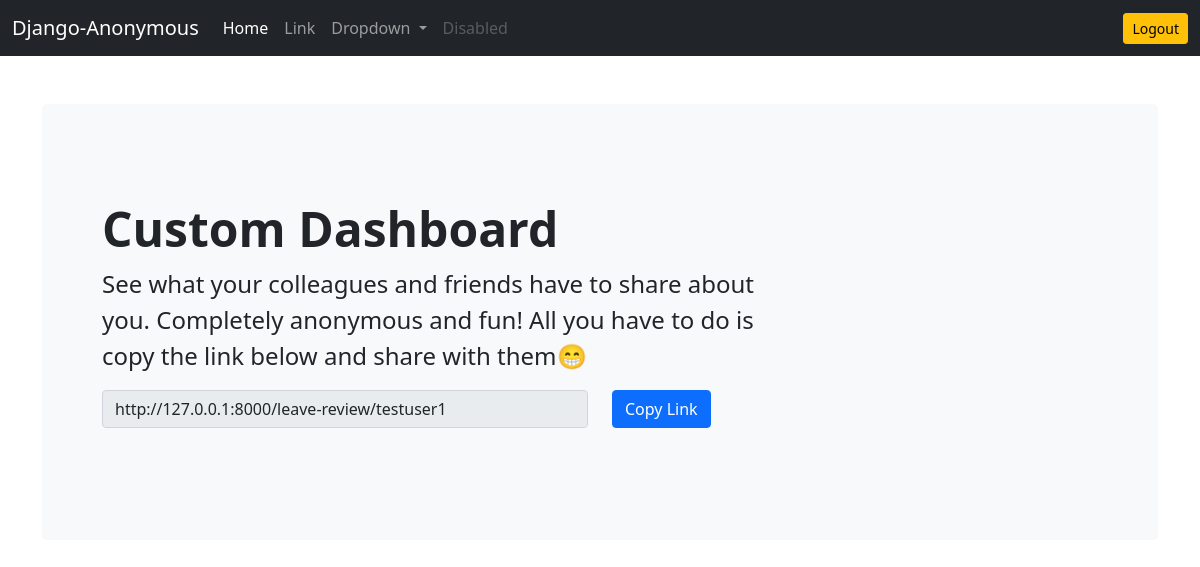
The app's page / (signed in), older data.
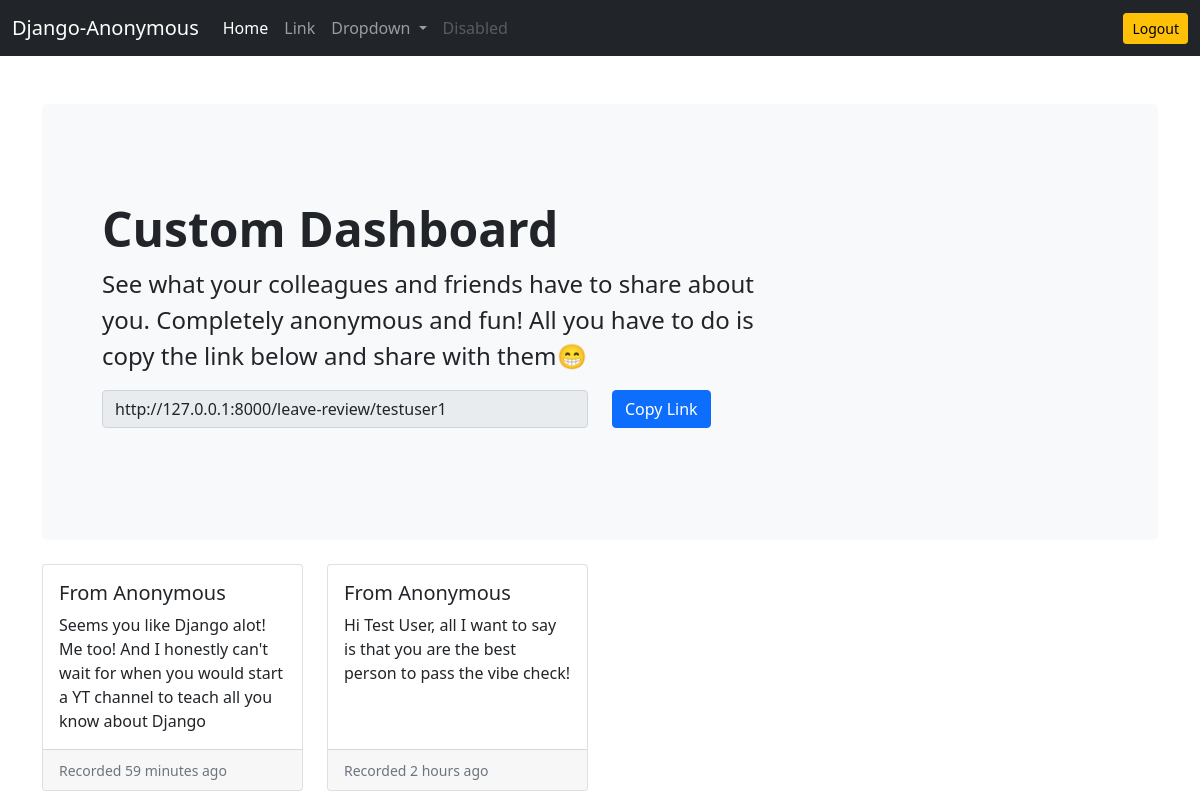
The same page, newer data.
### dashboard/models.py (models this page shows)
class Review(models.Model):
    user = models.ForeignKey(User, on_delete=models.CASCADE)
    leave_review = models.TextField()
    timestamp = models.DateTimeField(auto_now_add=True)

### dashboard/views.py (the view)
# urls.py: path('', dashboard, name='dashboard'),
@login_required
def dashboard(request):
    reviews = Review.objects.filter(user=request.user).order_by('-timestamp')
    context = {'reviews':reviews}
    return render(request, 'dashboard/dashboard.html', context)

### templates/dashboard/dashboard.html (shortened to what this page needs)
{% extends 'base.html' %}
{% load humanize %}
{% block content %}
<div class="p-5 mb-4 bg-light rounded-3">
    <div class="container-fluid py-5">
        <h1 class="display-5 fw-bold">Custom Dashboard</h1>
        <p class="col-md-8 fs-4">
            See what your colleagues and friends have to share about you. Completely anonymous and fun!
            All you have to do is copy the link below and share with them😁
        </p>
        <div class="row">
            <div class="col-md-6">
                <input type="input" readonly value="http://127.0.0.1:8000/leave-review/{{request.user.username}}"
                    class="form-control" id="myInput" placeholder="Password">
            </div>
            <div class="col-auto">
                <button onclick="myFunction()" class="btn btn-primary mb-3">Copy Link</button>
            </div>
        </div>
    </div>
</div>
<div>
    <div class="row row-cols-1 row-cols-md-4 g-4">
        {% for review in reviews %}
        <div class="col">
            <div class="card h-100">
                <div class="card-body">
                    <h5 class="card-title">From Anonymous</h5>
                    <p class="card-text">{{review.leave_review}}</p>
                </div>
                <div class="card-footer">
                    <small class="text-muted">Recorded {{review.timestamp|naturaltime}}</small>
                </div>
            </div>
        </div>
        {% endfor %}
    </div>
</div>
{% endblock content %}

### templates/base.html (shortened to what this page needs)
<!doctype html>
<html lang="en">
<head>
    <link href="https://cdn.jsdelivr.net/npm/bootstrap@5.0.2/dist/css/bootstrap.min.css" rel="stylesheet"
>
</head>
<body>
    <nav class="navbar navbar-expand-lg navbar-dark bg-dark">
        <div class="container-fluid">
            <a class="navbar-brand" href="#">Django-Anonymous </a>
            <div class="collapse navbar-collapse" id="navbarSupportedContent">
                <ul class="navbar-nav me-auto mb-2 mb-lg-0">
                    <li class="nav-item">
                        <a class="nav-link active" aria-current="page" href="#">Home</a>
                    </li>
                    <li class="nav-item">
                        <a class="nav-link" href="#">Link</a>
                    </li>
                    <li class="nav-item dropdown">
                        <a class="nav-link dropdown-toggle" href="#" id="navbarDropdown" role="button"
                            data-bs-toggle="dropdown" aria-expanded="false">
                            Dropdown
                        </a>
                    </li>
                    <li class="nav-item">
                        <a class="nav-link disabled" href="#" tabindex="-1" aria-disabled="true">Disabled</a>
                    </li>
                </ul>
                <a href="{% url 'logout' %}" class="btn btn-warning btn-sm">Logout</a>
            </div>
        </div>
    </nav>
    <div class="container mt-5">
        {% block content %}
        {% endblock content %}
    </div>
</body>
</html>

Row changes from the older to the newer data that the page shows:
added Review: leave_review "Seems you like Django alot! Me too! And I honestly can't wait for when you would start a YT channel to teach all you know about Django", timestamp "59 minutes ago"
added Review: leave_review "Hi Test User, all I want to say is that you are the best person to pass the vibe check!", timestamp "2 hours ago"
